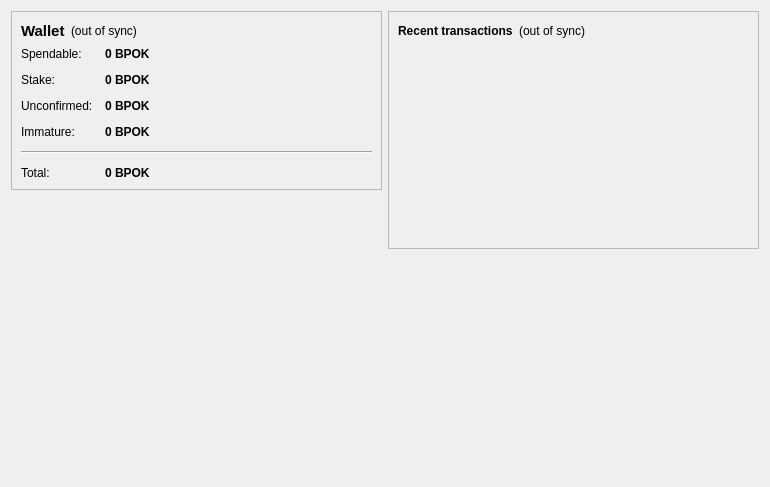
<?xml version="1.0" encoding="UTF-8"?>
<ui version="4.0">
 <class>OverviewPage</class>
 <widget class="QWidget" name="OverviewPage">
  <property name="geometry">
   <rect>
    <x>0</x>
    <y>0</y>
    <width>770</width>
    <height>487</height>
   </rect>
  </property>
  <property name="windowTitle">
   <string>Form</string>
  </property>
  <layout class="QHBoxLayout" name="horizontalLayout" stretch="1,1">
   <item>
    <layout class="QVBoxLayout" name="verticalLayout_2">
     <item>
      <widget class="QFrame" name="frame">
       <property name="frameShape">
        <enum>QFrame::StyledPanel</enum>
       </property>
       <property name="frameShadow">
        <enum>QFrame::Raised</enum>
       </property>
       <layout class="QVBoxLayout" name="verticalLayout_4">
        <item>
         <layout class="QHBoxLayout" name="horizontalLayout_4">
          <item>
           <widget class="QLabel" name="label_5">
            <property name="font">
             <font>
              <pointsize>11</pointsize>
              <weight>75</weight>
              <bold>true</bold>
             </font>
            </property>
            <property name="text">
             <string>Wallet</string>
            </property>
           </widget>
          </item>
          <item>
           <widget class="QLabel" name="labelWalletStatus">
            <property name="toolTip">
             <string>The displayed information may be out of date. Your wallet automatically synchronizes with the bitpokemongo network after a connection is established, but this process has not completed yet.</string>
            </property>
            <property name="styleSheet">
             <string notr="true"/>
            </property>
            <property name="text">
             <string notr="true">(out of sync)</string>
            </property>
            <property name="alignment">
             <set>Qt::AlignLeading|Qt::AlignLeft|Qt::AlignVCenter</set>
            </property>
           </widget>
          </item>
          <item>
           <spacer name="horizontalSpacer_2">
            <property name="orientation">
             <enum>Qt::Horizontal</enum>
            </property>
            <property name="sizeHint" stdset="0">
             <size>
              <width>40</width>
              <height>20</height>
             </size>
            </property>
           </spacer>
          </item>
         </layout>
        </item>
        <item>
         <layout class="QFormLayout" name="formLayout_2">
          <property name="fieldGrowthPolicy">
           <enum>QFormLayout::AllNonFixedFieldsGrow</enum>
          </property>
          <property name="horizontalSpacing">
           <number>12</number>
          </property>
          <property name="verticalSpacing">
           <number>12</number>
          </property>
          <item row="0" column="0">
           <widget class="QLabel" name="label">
            <property name="text">
             <string>Spendable:</string>
            </property>
           </widget>
          </item>
          <item row="0" column="1">
           <widget class="QLabel" name="labelBalance">
            <property name="font">
             <font>
              <weight>75</weight>
              <bold>true</bold>
             </font>
            </property>
            <property name="cursor">
             <cursorShape>IBeamCursor</cursorShape>
            </property>
            <property name="toolTip">
             <string>Your current spendable balance</string>
            </property>
            <property name="text">
             <string notr="true">0 BPOK</string>
            </property>
            <property name="textInteractionFlags">
             <set>Qt::LinksAccessibleByMouse|Qt::TextSelectableByKeyboard|Qt::TextSelectableByMouse</set>
            </property>
           </widget>
          </item>
          <item row="1" column="0">
           <widget class="QLabel" name="label_6">
            <property name="text">
             <string>Stake:</string>
            </property>
           </widget>
          </item>
          <item row="1" column="1">
           <widget class="QLabel" name="labelStake">
            <property name="font">
             <font>
              <weight>75</weight>
              <bold>true</bold>
             </font>
            </property>
            <property name="cursor">
             <cursorShape>IBeamCursor</cursorShape>
            </property>
            <property name="toolTip">
             <string>Total of coins that was staked, and do not yet count toward the current balance</string>
            </property>
            <property name="text">
             <string notr="true">0 BPOK</string>
            </property>
            <property name="textInteractionFlags">
             <set>Qt::LinksAccessibleByMouse|Qt::TextSelectableByKeyboard|Qt::TextSelectableByMouse</set>
            </property>
           </widget>
          </item>
          <item row="2" column="0">
           <widget class="QLabel" name="label_3">
            <property name="text">
             <string>Unconfirmed:</string>
            </property>
           </widget>
          </item>
          <item row="2" column="1">
           <widget class="QLabel" name="labelUnconfirmed">
            <property name="font">
             <font>
              <weight>75</weight>
              <bold>true</bold>
             </font>
            </property>
            <property name="cursor">
             <cursorShape>IBeamCursor</cursorShape>
            </property>
            <property name="toolTip">
             <string>Total of transactions that have yet to be confirmed, and do not yet count toward the current balance</string>
            </property>
            <property name="text">
             <string notr="true">0 BPOK</string>
            </property>
            <property name="textInteractionFlags">
             <set>Qt::LinksAccessibleByMouse|Qt::TextSelectableByKeyboard|Qt::TextSelectableByMouse</set>
            </property>
           </widget>
          </item>
          <item row="3" column="0">
           <widget class="QLabel" name="labelImmatureText">
            <property name="text">
             <string>Immature:</string>
            </property>
           </widget>
          </item>
          <item row="3" column="1">
           <widget class="QLabel" name="labelImmature">
            <property name="font">
             <font>
              <weight>75</weight>
              <bold>true</bold>
             </font>
            </property>
            <property name="toolTip">
             <string>Mined balance that has not yet matured</string>
            </property>
            <property name="text">
             <string notr="true">0 BPOK</string>
            </property>
            <property name="textInteractionFlags">
             <set>Qt::LinksAccessibleByMouse|Qt::TextSelectableByKeyboard|Qt::TextSelectableByMouse</set>
            </property>
           </widget>
          </item>
          <item row="4" column="0" colspan="2">
           <widget class="Line" name="line">
            <property name="orientation">
             <enum>Qt::Horizontal</enum>
            </property>
           </widget>
          </item>
          <item row="5" column="0">
           <widget class="QLabel" name="labelTotalText">
            <property name="text">
             <string>Total:</string>
            </property>
           </widget>
          </item>
          <item row="5" column="1">
           <widget class="QLabel" name="labelTotal">
            <property name="font">
             <font>
              <weight>75</weight>
              <bold>true</bold>
             </font>
            </property>
            <property name="cursor">
             <cursorShape>IBeamCursor</cursorShape>
            </property>
            <property name="toolTip">
             <string>Your current total balance</string>
            </property>
            <property name="text">
             <string notr="true">0 BPOK</string>
            </property>
            <property name="textInteractionFlags">
             <set>Qt::LinksAccessibleByMouse|Qt::TextSelectableByKeyboard|Qt::TextSelectableByMouse</set>
            </property>
           </widget>
          </item>
         </layout>
        </item>
       </layout>
      </widget>
     </item>
     <item>
      <spacer name="verticalSpacer">
       <property name="orientation">
        <enum>Qt::Vertical</enum>
       </property>
       <property name="sizeHint" stdset="0">
        <size>
         <width>20</width>
         <height>40</height>
        </size>
       </property>
      </spacer>
     </item>
     <item>
      <widget class="QLabel" name="label_2">
       <property name="autoFillBackground">
        <bool>true</bool>
       </property>
       <property name="text">
        <string/>
       </property>
       <property name="pixmap">
        <pixmap resource="../bitcoin.qrc">:/icons/mastbg</pixmap>
       </property>
       <property name="scaledContents">
        <bool>false</bool>
       </property>
       <property name="margin">
        <number>0</number>
       </property>
      </widget>
     </item>
    </layout>
   </item>
   <item>
    <layout class="QVBoxLayout" name="verticalLayout_3">
     <item>
      <widget class="QFrame" name="frame_2">
       <property name="frameShape">
        <enum>QFrame::StyledPanel</enum>
       </property>
       <property name="frameShadow">
        <enum>QFrame::Raised</enum>
       </property>
       <layout class="QVBoxLayout" name="verticalLayout">
        <item>
         <layout class="QHBoxLayout" name="horizontalLayout_2">
          <item>
           <widget class="QLabel" name="label_4">
            <property name="text">
             <string>&lt;b&gt;Recent transactions&lt;/b&gt;</string>
            </property>
           </widget>
          </item>
          <item>
           <widget class="QLabel" name="labelTransactionsStatus">
            <property name="toolTip">
             <string>The displayed information may be out of date. Your wallet automatically synchronizes with the bitpokemongo network after a connection is established, but this process has not completed yet.</string>
            </property>
            <property name="styleSheet">
             <string notr="true"/>
            </property>
            <property name="text">
             <string notr="true">(out of sync)</string>
            </property>
            <property name="alignment">
             <set>Qt::AlignRight|Qt::AlignTrailing|Qt::AlignVCenter</set>
            </property>
           </widget>
          </item>
          <item>
           <spacer name="horizontalSpacer">
            <property name="orientation">
             <enum>Qt::Horizontal</enum>
            </property>
            <property name="sizeHint" stdset="0">
             <size>
              <width>40</width>
              <height>20</height>
             </size>
            </property>
           </spacer>
          </item>
         </layout>
        </item>
        <item>
         <widget class="QListView" name="listTransactions">
          <property name="styleSheet">
           <string notr="true">QListView { background: transparent; }</string>
          </property>
          <property name="frameShape">
           <enum>QFrame::NoFrame</enum>
          </property>
          <property name="verticalScrollBarPolicy">
           <enum>Qt::ScrollBarAlwaysOff</enum>
          </property>
          <property name="horizontalScrollBarPolicy">
           <enum>Qt::ScrollBarAlwaysOff</enum>
          </property>
          <property name="selectionMode">
           <enum>QAbstractItemView::NoSelection</enum>
          </property>
         </widget>
        </item>
       </layout>
      </widget>
     </item>
     <item>
      <spacer name="verticalSpacer_2">
       <property name="orientation">
        <enum>Qt::Vertical</enum>
       </property>
       <property name="sizeHint" stdset="0">
        <size>
         <width>20</width>
         <height>40</height>
        </size>
       </property>
      </spacer>
     </item>
    </layout>
   </item>
  </layout>
 </widget>
 <resources>
  <include location="../bitcoin.qrc"/>
 </resources>
 <connections/>
</ui>
